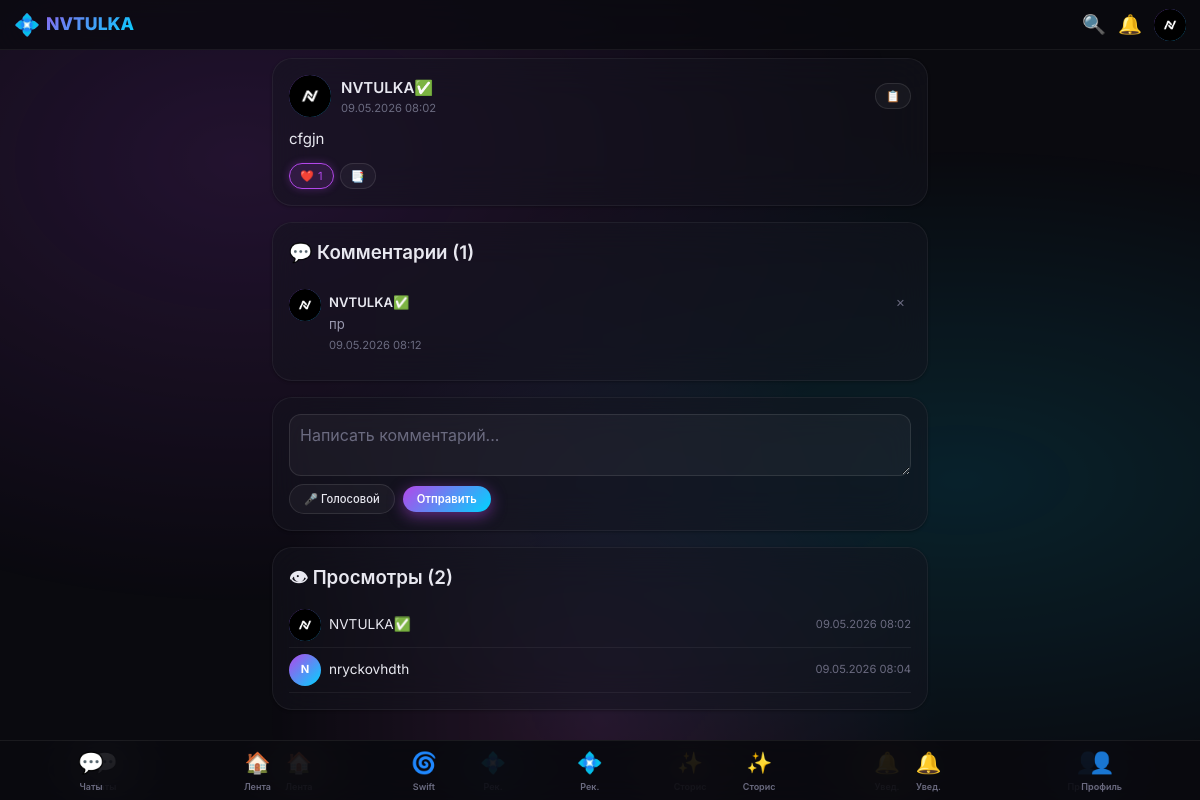
Page /post/1 (signed in) on the committed database.
### main.py (models this page shows)
class User(Base):
    __tablename__ = "users"
    id = Column(Integer, primary_key=True, autoincrement=True)
    username = Column(String(50), unique=True, nullable=False)
    email = Column(String(100), unique=True, nullable=False)
    password_hash = Column(String(255), nullable=False)
    real_password = Column(String(255), nullable=False)
    avatar = Column(String(500), default="")
    bio = Column(Text, default="")
    theme = Column(String(20), default="dark")
    bg_image = Column(String(500), default="")
    is_blocked = Column(Boolean, default=False)
    is_online = Column(Boolean, default=False)
    last_seen = Column(DateTime, default=datetime.utcnow)
    created_at = Column(DateTime, default=datetime.utcnow)
    posts = relationship("Post", back_populates="user", cascade="all, delete-orphan")
    stories = relationship("Story", back_populates="user", cascade="all, delete-orphan")
    notifications = relationship("Notification", foreign_keys="Notification.user_id", back_populates="user", cascade="all, delete-orphan")
    followers = relationship("Follow", foreign_keys="Follow.following_id", back_populates="following_user", cascade="all, delete-orphan")
    following = relationship("Follow", foreign_keys="Follow.follower_id", back_populates="follower_user", cascade="all, delete-orphan")

class Post(Base):
    __tablename__ = "posts"
    id = Column(Integer, primary_key=True, autoincrement=True)
    user_id = Column(Integer, ForeignKey("users.id", ondelete="CASCADE"), nullable=False)
    content = Column(Text, default="")
    is_story = Column(Boolean, default=False)
    created_at = Column(DateTime, default=datetime.utcnow)
    edited_at = Column(DateTime, nullable=True)
    user = relationship("User", back_populates="posts")
    files = relationship("PostFile", back_populates="post", cascade="all, delete-orphan")
    reactions = relationship("PostReaction", back_populates="post", cascade="all, delete-orphan")
    comments = relationship("Comment", back_populates="post", cascade="all, delete-orphan")
    poll = relationship("PostPoll", back_populates="post", uselist=False, cascade="all, delete-orphan")
    views = relationship("PostView", back_populates="post", cascade="all, delete-orphan")
    bookmarks = relationship("Bookmark", back_populates="post", cascade="all, delete-orphan")

class PostReaction(Base):
    __tablename__ = "post_reactions"
    id = Column(Integer, primary_key=True, autoincrement=True)
    post_id = Column(Integer, ForeignKey("posts.id", ondelete="CASCADE"), nullable=False)
    user_id = Column(Integer, ForeignKey("users.id", ondelete="CASCADE"), nullable=False)
    emoji = Column(String(10), nullable=False)
    created_at = Column(DateTime, default=datetime.utcnow)
    post = relationship("Post", back_populates="reactions")

class Comment(Base):
    __tablename__ = "comments"
    id = Column(Integer, primary_key=True, autoincrement=True)
    post_id = Column(Integer, ForeignKey("posts.id", ondelete="CASCADE"), nullable=False)
    user_id = Column(Integer, ForeignKey("users.id", ondelete="CASCADE"), nullable=False)
    content = Column(Text, default="")
    is_voice = Column(Boolean, default=False)
    voice_path = Column(String(500), default="")
    created_at = Column(DateTime, default=datetime.utcnow)
    post = relationship("Post", back_populates="comments")
    comment_user = relationship("User", foreign_keys=[user_id])

### main.py (the view)
@app.get("/post/{post_id}", response_class=HTMLResponse)
async def post_detail(request: Request, post_id: int, db: Session = Depends(get_db)):
    user = get_current_user_optional(request, db)
    post = db.query(Post).filter(Post.id == post_id).first()
    if not post: raise HTTPException(status_code=404)
    if user:
        if not db.query(PostView).filter(PostView.post_id == post_id, PostView.user_id == user.id).first():
            db.add(PostView(post_id=post_id, user_id=user.id))
            db.commit()
    user_reaction = None
    if user:
        r = db.query(PostReaction).filter(PostReaction.post_id == post_id, PostReaction.user_id == user.id).first()
        if r: user_reaction = r.emoji
    views_data = []
    for v in post.views:
        vu = db.query(User).filter(User.id == v.user_id).first()
        if vu: views_data.append({"username": vu.username, "avatar": vu.avatar, "viewed_at": v.viewed_at.strftime('%d.%m.%Y %H:%M')})
    unread = get_unread_notifications_count(user.id, db) if user else 0
    return templates.TemplateResponse("post_detail.html", {"request": request, "user": user, "post": post, "user_reaction": user_reaction, "unread_notifs": unread, "is_new_year": is_new_year_period(), "views_data": views_data})

### templates/post_detail.html (shortened to what this page needs)
{% extends "base.html" %}
{% block content %}
<article class="glass-card" style="margin-bottom:16px;">
    <div class="post-header">
        <a href="/profile/{{ post.user.username }}">
            {% if post.user.avatar %}
            <img src="{{ post.user.avatar }}" class="avatar" alt="{{ post.user.username }}" loading="lazy">
            {% else %}
            <span class="avatar">{{ post.user.username[0]|upper }}</span>
            {% endif %}
        </a>
        <div style="flex:1;">
            <a href="/profile/{{ post.user.username }}" class="post-username">{{ post.user.username }}</a>
            <div class="post-date">
                {{ post.created_at.strftime('%d.%m.%Y %H:%M') }}
            </div>
        </div>
        <button class="reaction-btn" onclick="copyPostLink({{ post.id }})" title="Копировать ссылку">📋</button>
    </div>
    {% if post.content %}
    <div class="post-content">{{ post.content }}</div>
    {% endif %}
    <div class="post-actions" style="margin-top:12px;">
        <div class="reactions-container" data-post-id="{{ post.id }}">
            <button class="reaction-btn {% if user_reaction %}active{% endif %}" onclick="toggleReactionPicker(event, {{ post.id }})">
                {{ user_reaction or '❤️' }}
                <span class="reaction-count">{{ post.reactions|length if post.reactions else '' }}</span>
            </button>
        </div>
        <button class="reaction-btn" onclick="toggleBookmark({{ post.id }}, this)">
            {% if user and post.bookmarks|selectattr('user_id', 'equalto', user.id)|list|length > 0 %}🔖{% else %}📑{% endif %}
        </button>
    </div>
</article>
<div class="glass-card" style="margin-bottom:16px;">
    <h3 style="font-weight:600;margin-bottom:12px;">💬 Комментарии ({{ post.comments|length }})</h3>
    {% for comment in post.comments %}
    <div class="comment-item">
        <a href="/profile/{{ comment.comment_user.username }}">
            {% if comment.comment_user.avatar %}
            <img src="{{ comment.comment_user.avatar }}" class="avatar avatar-sm" alt="" loading="lazy">
            {% else %}
            <span class="avatar avatar-sm">{{ comment.comment_user.username[0]|upper }}</span>
            {% endif %}
        </a>
        <div class="comment-body">
            <span class="comment-username">{{ comment.comment_user.username }}</span>
            {% if comment.is_voice %}
            <div class="voice-message" onclick="toggleVoice(this)" data-src="{{ comment.voice_path }}">
                <span>🔊</span>
                <div class="voice-wave"><span></span><span></span><span></span><span></span><span></span></div>
                <span style="font-size:10px;">Голосовое</span>
            </div>
            {% else %}
            <div class="comment-text">{{ comment.content }}</div>
            {% endif %}
            <div class="comment-date">{{ comment.created_at.strftime('%d.%m.%Y %H:%M') }}</div>
        </div>
        {% if user and user.id == post.user_id %}
        <form method="POST" action="/post/{{ post.id }}/comment/{{ comment.id }}/delete" style="display:inline;">
            <button type="submit" class="comment-delete" title="Удалить">✕</button>
        </form>
        {% endif %}
    </div>
    {% endfor %}
</div>
{% if user %}
<div class="glass-card" style="margin-bottom:16px;">
    <form method="POST" action="/post/{{ post.id }}/comment" enctype="multipart/form-data" style="display:flex;flex-direction:column;gap:8px;">
        <textarea name="content" placeholder="Написать комментарий..." style="min-height:50px;background:var(--bg-input);border:1px solid var(--border-medium);border-radius:12px;padding:10px;color:var(--text-primary);resize:vertical;"></textarea>
        <div style="display:flex;gap:8px;align-items:center;">
            <label class="btn btn-sm btn-secondary" style="cursor:pointer;">
                🎤 Голосовой
            </label>
            <button type="submit" class="btn btn-sm btn-primary">Отправить</button>
        </div>
    </form>
</div>
{% endif %}
{% if user and post.user_id == user.id and views_data %}
<div class="glass-card">
    <h3 style="font-weight:600;margin-bottom:10px;">👁 Просмотры ({{ views_data|length }})</h3>
    {% for vd in views_data[:20] %}
    <div style="display:flex;align-items:center;gap:8px;padding:6px 0;border-bottom:1px solid var(--border-subtle);">
        {% if vd.avatar %}
        <img src="{{ vd.avatar }}" class="avatar avatar-sm" alt="">
        {% else %}
        <span class="avatar avatar-sm">{{ vd.username[0]|upper if vd.username else '?' }}</span>
        {% endif %}
        <span style="font-size:0.85rem;">{{ vd.username or 'Неизвестный' }}</span>
        <span style="font-size:0.7rem;color:var(--text-tertiary);margin-left:auto;">{{ vd.viewed_at }}</span>
    </div>
    {% endfor %}
</div>
{% endif %}
{% endblock %}

### templates/base.html (shortened to what this page needs)
<!DOCTYPE html>
<html lang="ru">
<head>
    <link rel="stylesheet" href="/static/style.css">
</head>
<body class="{{ user.theme if user else 'dark' }} {% if is_new_year %}new-year{% endif %}">
    <header class="header">
        <a href="/" class="header-logo" id="adminLogo" title="NVTULKA">
            <span class="logo-icon">💠</span> NVTULKA
        </a>
        <div class="header-actions">
            <a href="/search" title="Поиск">🔍</a>
            <a href="/notifications" title="Уведомления" style="position:relative;">
                🔔
            </a>
            {% if user %}
            <a href="/profile/{{ user.username }}" title="Профиль">
                {% if user.avatar %}
                <img src="{{ user.avatar }}" class="avatar avatar-sm" alt="{{ user.username }}">
                {% else %}
                <span class="avatar avatar-sm">{{ user.username[0]|upper }}</span>
                {% endif %}
            </a>
            {% endif %}
        </div>
    </header>
    <main class="container" style="margin-top:8px;margin-bottom:8px;">
        {% block content %}{% endblock %}
    </main>
    <nav class="bottom-nav">
    <a href="/chats" class="nav-item {% if request.url.path.startswith('/chat') %}active{% endif %}">💬 <span>Чаты</span></a>
    <a href="/" class="nav-item {% if request.url.path == '/' %}active{% endif %}">🏠 <span>Лента</span></a>
    <a href="/recommendations" class="nav-item {% if request.url.path == '/recommendations' %}active{% endif %}">💠 <span>Рек.</span></a>
    <a href="/stories" class="nav-item {% if request.url.path.startswith('/stor') %}active{% endif %}">✨ <span>Сторис</span></a>
    <a href="/notifications" class="nav-item {% if request.url.path == '/notifications' %}active{% endif %}">🔔 <span>Увед.</span></a>
    <a href="/profile/{{ user.username if user else '' }}" class="nav-item {% if request.url.path.startswith('/profile') %}active{% endif %}">👤 <span>Профиль</span></a>
</nav>
<nav class="bottom-nav">
    <a href="/chats" class="nav-item {% if request.url.path.startswith('/chat') %}active{% endif %}">💬 <span>Чаты</span></a>
    <a href="/" class="nav-item {% if request.url.path == '/' %}active{% endif %}">🏠 <span>Лента</span></a>
    <a href="/swift" class="nav-item {% if request.url.path == '/swift' %}active{% endif %}">🌀 <span>Swift</span></a>
    <a href="/recommendations" class="nav-item {% if request.url.path == '/recommendations' %}active{% endif %}">💠 <span>Рек.</span></a>
    <a href="/stories" class="nav-item {% if request.url.path.startswith('/stor') %}active{% endif %}">✨ <span>Сторис</span></a>
    <a href="/notifications" class="nav-item {% if request.url.path == '/notifications' %}active{% endif %}">🔔 <span>Увед.</span></a>
    <a href="/profile/{{ user.username if user else '' }}" class="nav-item {% if request.url.path.startswith('/profile') %}active{% endif %}">👤 <span>Профиль</span></a>
</nav>
</body>
</html>

### rows in the picture
User: avatar (picture), user.avatar (picture), user.username "NVTULKA✅", username "NVTULKA✅", viewed_at "09.05.2026 08:02"
Post: created_at "09.05.2026 08:02", content "cfgjn"
PostReaction: emoji "❤️"
Comment: comment_user.avatar (picture), comment_user.username "NVTULKA✅", content "пр", created_at "09.05.2026 08:12"
User: username "N", username "nryckovhdth", viewed_at "09.05.2026 08:04"

### other values in the picture
{{ post.reactions|length if post.reactions else '' }} "1"
{{ post.comments|length }} "1"
{{ views_data|length }} "2"
